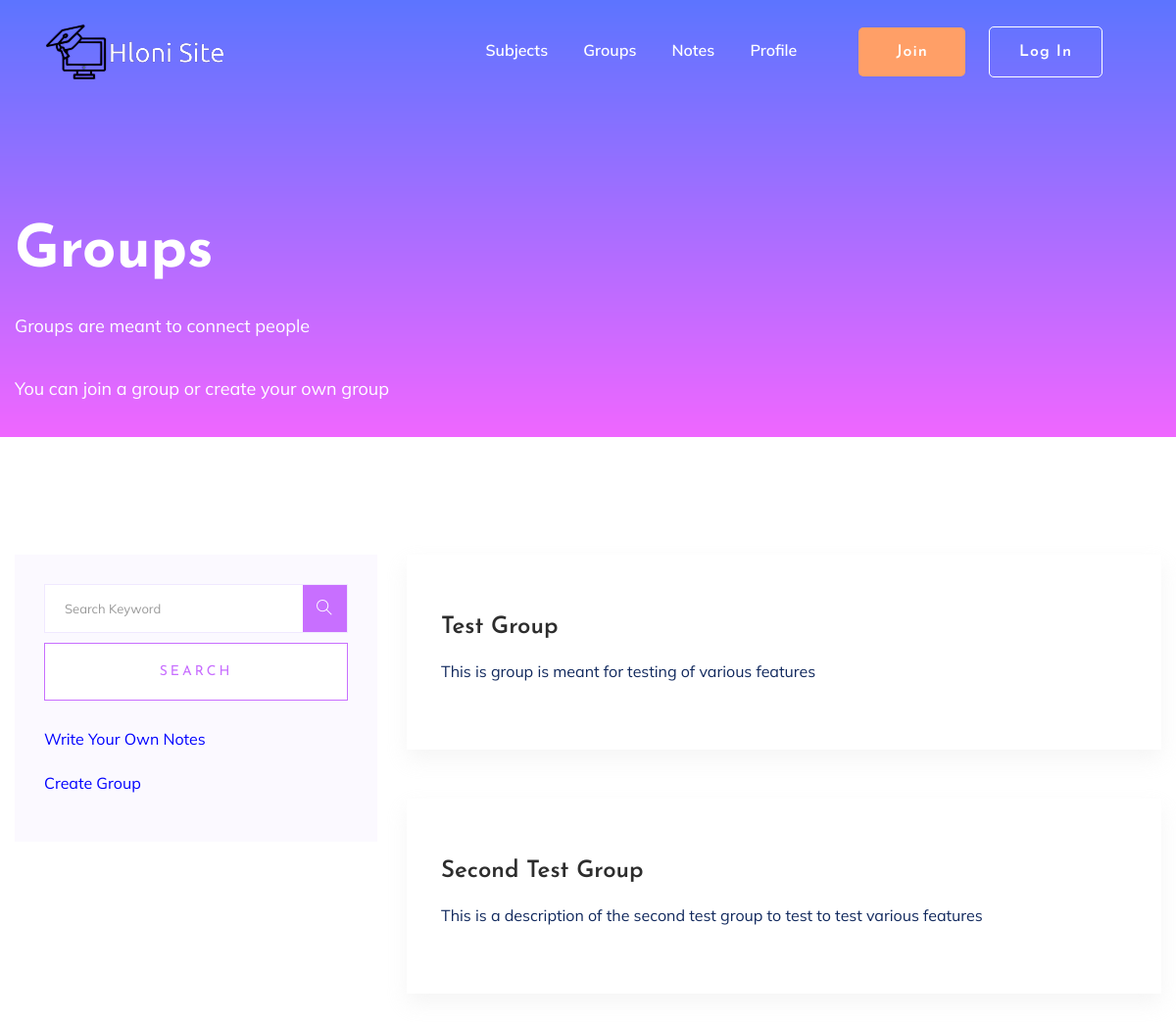
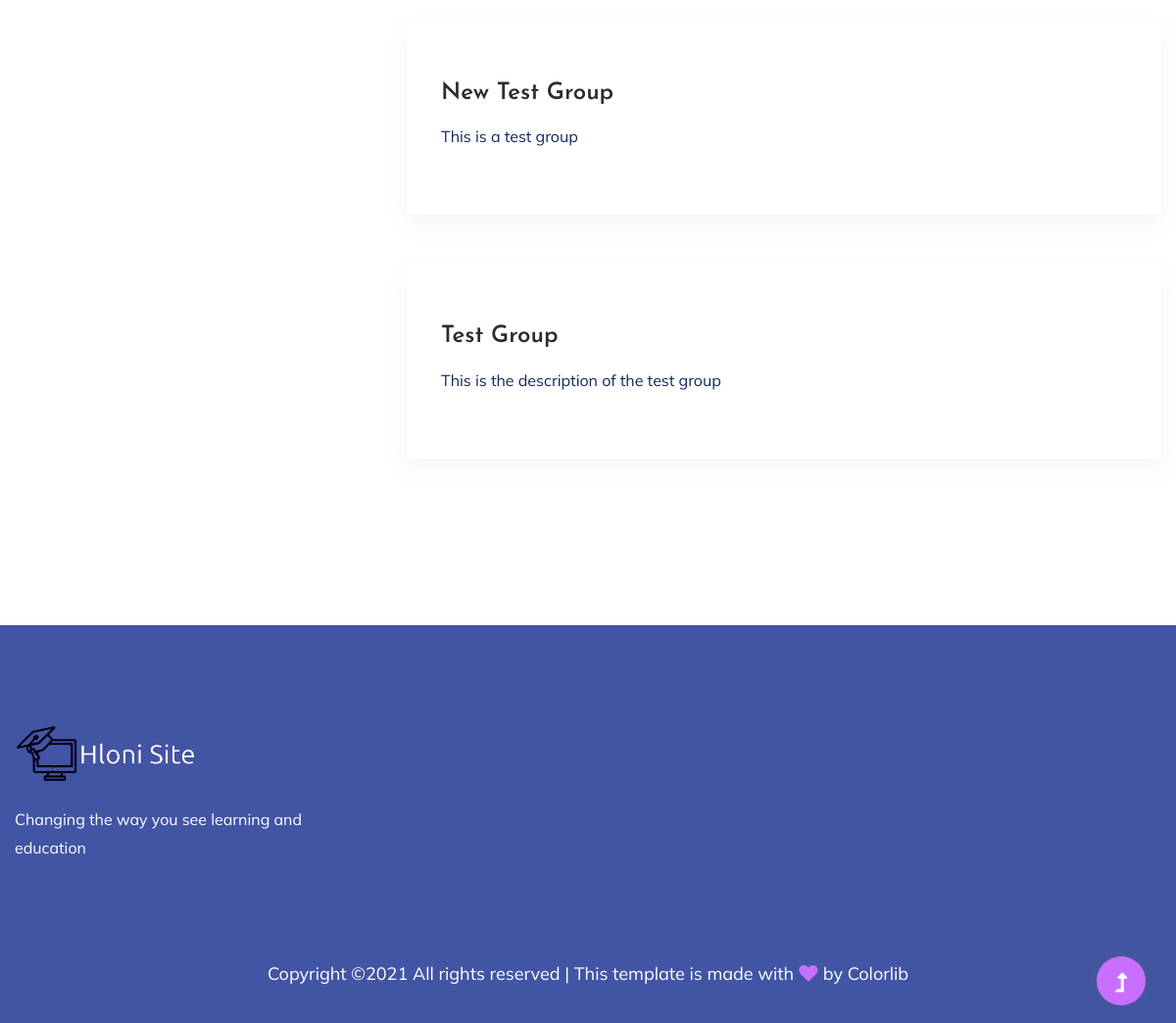
Page /profile/group/ on the committed database (2 pictures, top to bottom).
### Profile/models.py (models this page shows, shortened)
class Groups(models.Model):
    name = models.CharField(max_length=200)
    description = models.CharField(max_length=500)
    creator = models.ForeignKey(User, on_delete=models.SET_NULL, null=True, related_name="GroupCreator")
    members = models.ManyToManyField(User, blank=True, related_name="GroupMembers")
    notes = models.ManyToManyField(Notes, blank=True, related_name="GroupNotes")
    sites = models.ManyToManyField(Sites, blank=True, related_name="GroupSites")
    videos = models.ManyToManyField(Videos, blank=True, related_name="GroupVideos")

### Profile/views.py (the view)
# urls.py: path('group/', List_All_Groups, name="List All Groups"),
def List_All_Groups(request):
    groups = Groups.objects.all()
    if request.GET:
        search_query = request.GET.get("search")
        groups = Groups.objects.filter(name__icontains=search_query)
    context = {
        "groups":groups
        }
    return render(request, "Profile/List_All_Groups.html", context)

### Profile/templates/Profile/List_All_Groups.html
{% extends 'Home/header.html' %}
{% block content %}
{% include 'Home/head.html' %}
    <main>
        <section class="slider-area slider-area2">
            <div class="slider-active">
                <div class="single-slider slider-height2">
                    <div class="container">
                        <div class="row">
                            <div class="col-xl-8 col-lg-11 col-md-12">
                                <div class="hero__caption hero__caption2">
                                    <h1 data-animation="bounceIn" data-delay="0.2s">Groups</h1>
									<p>Groups are meant to connect people</p>
									<p>You can join a group or create your own group</p>
                                </div>
                            </div>
                        </div>
                    </div>
                </div>
            </div>
        </section>
        <section class="blog_area section-padding">
            <div class="container">
                <div class="row">
					<div class="col-lg-4">
                        <div class="blog_right_sidebar">
                            <aside class="single_sidebar_widget search_widget">
                                <form method="GET">
                                    <div class="form-group">
                                        <div class="input-group mb-3">
                                            <input type="text" name="search" class="form-control" placeholder='Search Keyword'
                                            onfocus="this.placeholder = ''"
                                            onblur="this.placeholder = 'Search Keyword'">
                                            <div class="input-group-append">
                                                <button class="btns" type="button"><i class="ti-search"></i></button>
                                            </div>
                                        </div>
                                    </div>
                                    <button class="button rounded-0 primary-bg text-white w-100 btn_1 boxed-btn"
                                    type="submit">Search</button>
                                </form>
								<br>
								<p><a href="{% url 'Notes:Create Note' %}" style="color:blue">Write Your Own Notes</a></p>
								<p><a href="{% url 'Profile:Create Group' %}" style="color:blue">Create Group</a></p>
                            </aside>
                        </div>
                    </div>
                    <div class="col-lg-8 mb-5 mb-lg-0">
                        <div class="blog_left_sidebar">
							{% for group in groups %}
										<article class="blog_item">
											<div class="blog_details">
												<a class="d-inline-block" href="{% url 'Profile:View Group' group_id=group.id %}">
													<h2 class="blog-head" style="color: #2d2d2d;">{{ group.name }}</h2>
												</a>
												<p>{{ group.description  }}</p>
											</div>
										</article>
							{% endfor %}
                        </div>
                    </div>
                </div>
            </div>
        </section>
    </main>
{% endblock %}

### rows in the picture
Groups: name "Test Group", description "This is group is meant for testing of various features"
Groups: name "Second Test Group", description "This is a description of the second test group to test to test various features"
Groups: name "New Test Group", description "This is a test group"
Groups: name "Test Group", description "This is the description of the test group"
